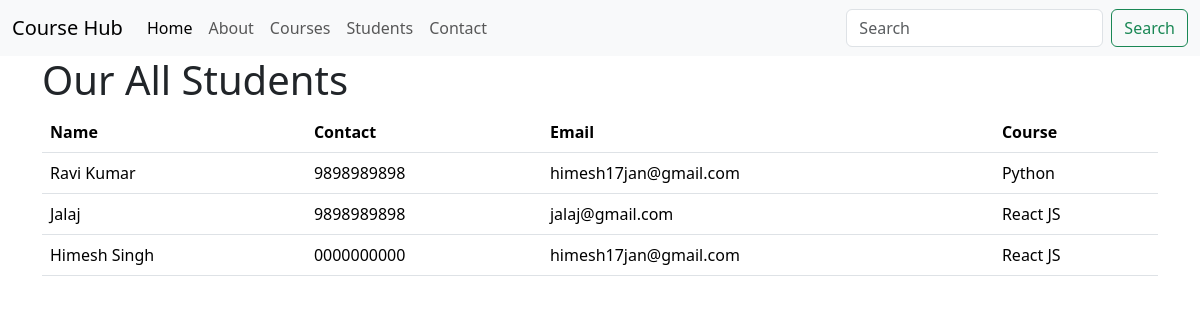
/students, run on the app's committed database.
### sofconapp/models.py (models this page shows, shortened)
class Students(models.Model):
    name = models.CharField(max_length=250)
    contact = models.CharField(max_length=250)
    email = models.EmailField(max_length=250)
    course = models.CharField(max_length=250)

### sofconapp/views.py (the view)
# urls.py: path('students',views.students,name='students'),
def students(request):
    allstudents = Students.objects.all()
    return render(request, 'students.html', {'allstudents':allstudents})

### templates/students.html
{% extends "base.html" %}
{% block content %}
<div class="container">
    <h1>Our All Students</h1>
    <table class="table">
        <thead>
            <tr>
            <th scope="col">Name</th>
            <th scope="col">Contact</th>
            <th scope="col">Email</th>
            <th scope="col">Course</th>
            </tr>
        </thead>
        <tbody>
            {% for i in allstudents %}
                <tr>
                <td>{{i.name}}</td>
                <td>{{i.contact}}</td>
                <td>{{i.email}}</td>
                <td>{{i.course}}</td>
                </tr>
            {% endfor %}
        </tbody>
    </table>
</div>
{% endblock content %}

### data on the page
Students: name "Ravi Kumar", contact "9898989898", email "himesh17jan@gmail.com", course "Python"
Students: name "Jalaj", contact "9898989898", email "jalaj@gmail.com", course "React JS"
Students: name "Himesh Singh", contact "0000000000", email "himesh17jan@gmail.com", course "React JS"
